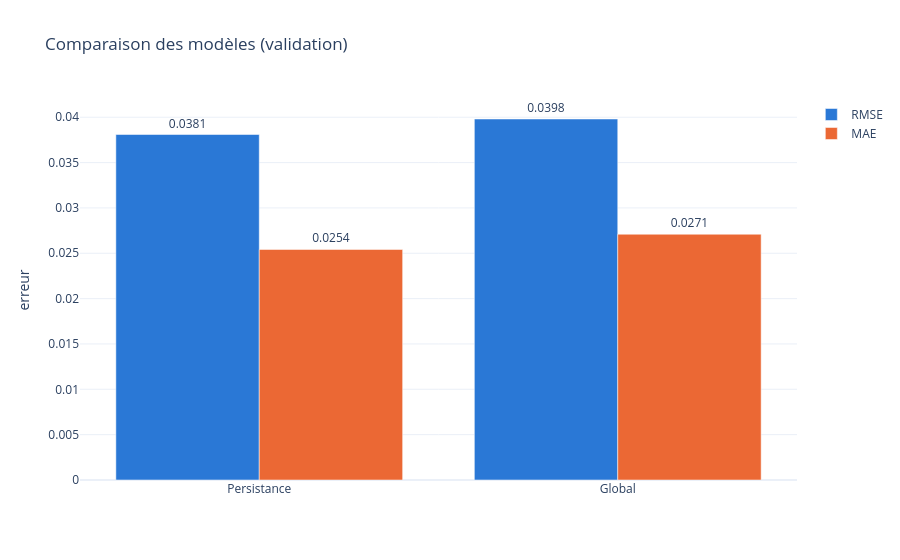

Source (notebook cell):
### Markdown cell above
## Analyse du modèle global

### Code cell
def modele_global(X_fit, Y_fit, X_pred):
    """UNE fonction linéaire : toutes les variables de tous les capteurs -> tous les capteurs."""
    F_fit = X_fit.reshape(len(X_fit), -1)    # (n, 1728)
    F_pred = X_pred.reshape(len(X_pred), -1)
    return LinearRegression().fit(F_fit, Y_fit).predict(F_pred)   # (n_pred, 36)

Y_pred_pers = persistance(X_v)
Y_pred_global = modele_global(X_a, Y_a, X_v)
Y_pred_global_train = modele_global(X_a, Y_a, X_a)

print("global      (train)", scores(Y_a, Y_pred_global_train))
print("global      (val)  ", scores(Y_v, Y_pred_global))
print("persistance (val)  ", scores(Y_v, Y_pred_pers))


#analyse des résultats

def comparer(predictions, Y, titre="Comparaison des modèles (validation)"):
    """Barres RMSE et MAE pour plusieurs modèles.

    predictions : dict {nom du modèle: prédictions (n, 36)}
    Y           : valeurs réelles (n, 36)
    """
    noms = list(predictions)
    s = {nom: scores(Y, P) for nom, P in predictions.items()}
    fig = go.Figure([
        go.Bar(name="RMSE", x=noms, y=[s[n]["RMSE"] for n in noms], marker_color=BLEU,text=[f"{s[n]['RMSE']:.4f}" for n in noms], textposition="outside"),
        go.Bar(name="MAE", x=noms, y=[s[n]["MAE"] for n in noms], marker_color=ORANGE,text=[f"{s[n]['MAE']:.4f}" for n in noms], textposition="outside"),
    ])
    fig.update_layout(template="plotly_white", barmode="group", title=titre, yaxis_title="erreur")
    return fig

comparer({"Persistance": persistance(X_v),"Global": Y_pred_global}, Y_v).show()

### Figure 1 — Plotly figure (JSON) as saved in the notebook; plotly's stock layout.template omitted (floating-point values rounded to 4 significant figures)
{"data": [{"marker": {"color": "#2a78d6"}, "name": "RMSE", "text": ["0.0381", "0.0398"], "textposition": "outside", "type": "bar", "x": ["Persistance", "Global"], "y": [0.03809, 0.03981]}, {"marker": {"color": "#eb6834"}, "name": "MAE", "text": ["0.0254", "0.0271"], "textposition": "outside", "type": "bar", "x": ["Persistance", "Global"], "y": [0.02542, 0.0271]}], "layout": {"barmode": "group", "title": {"text": "Comparaison des modèles (validation)"}, "yaxis": {"title": {"text": "erreur"}}}}
